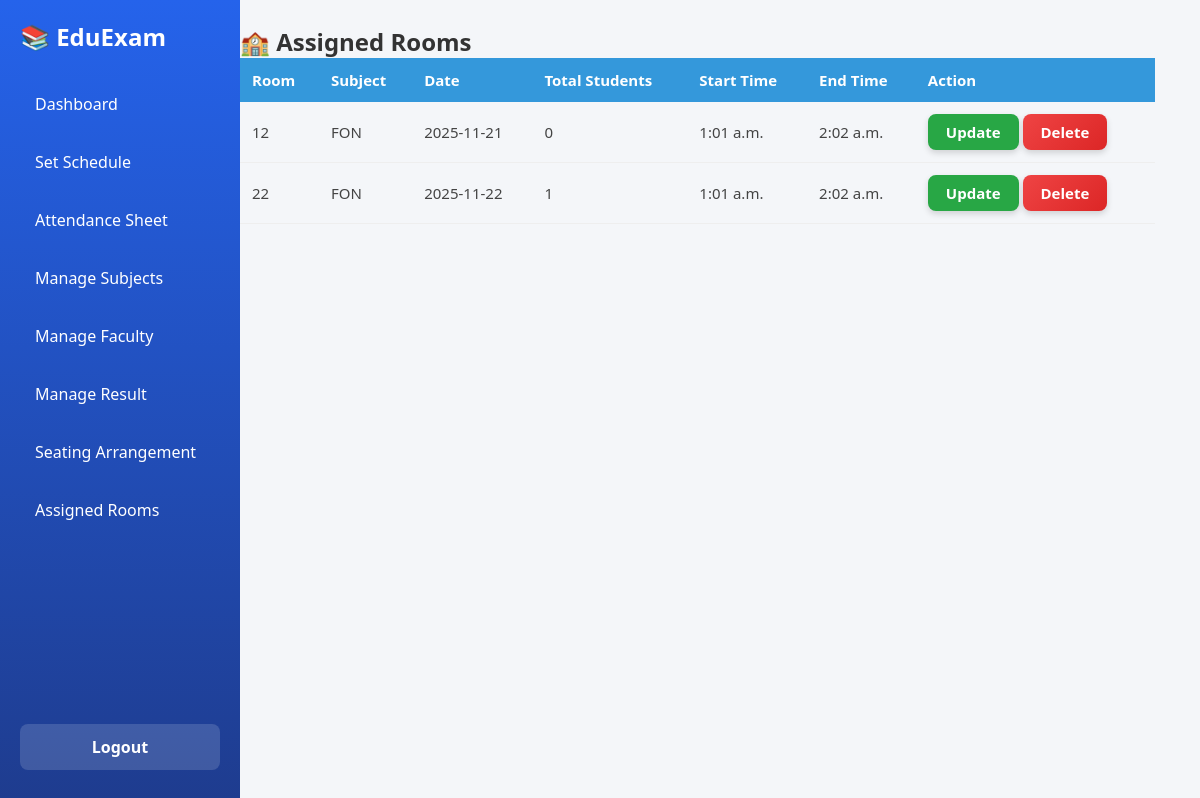
Page /assigned-rooms/ on the committed database.
### exams/models.py (models this page shows, shortened)
class RoomAssignment(models.Model):
    subject = models.ForeignKey(Subject, on_delete=models.CASCADE)
    date = models.DateField()
    room = models.CharField(max_length=20)
    faculty = models.ForeignKey(CustomUser, on_delete=models.CASCADE)
    students = models.ManyToManyField(CustomUser, related_name="room_students")
    start_time = models.TimeField(null=True, blank=True)
    end_time = models.TimeField(null=True, blank=True)
    schedule = models.ForeignKey(
    ExamDuration,
    on_delete=models.CASCADE,
    null=True,
    blank=True
)

class Subject(models.Model):
    semester = models.IntegerField(choices=SEMESTER_CHOICES)
    code = models.CharField(max_length=20, unique=True)
    name = models.CharField(max_length=100)

### exams/views.py (the view)
# urls.py: path("assigned-rooms/", views.assigned_rooms, name="assigned_rooms"),
def assigned_rooms(request):
    subject_id = request.GET.get("subject")
    date_str = request.GET.get("date")
    subject = None
    date_obj = None
    rooms = RoomAssignment.objects.all().select_related("faculty")
    if subject_id:
        try:
            subject = Subject.objects.get(id=subject_id)
            rooms = rooms.filter(subject=subject)
        except Subject.DoesNotExist:
            subject = None
    if date_str:
        try:
            date_obj = datetime.strptime(date_str, "%Y-%m-%d").date()
            rooms = rooms.filter(date=date_obj)
        except ValueError:
            date_obj = None
    context = {
        "rooms": rooms,
        "subject": subject,   # subject object
        "date": date_obj,     # parsed date
        "date_raw": date_str, # original GET date
    }
    return render(request, "assigned_rooms.html", context)

### templates/assigned_rooms.html (shortened to what this page needs)
{% extends "base.html" %}
{% block content %}
<div class="container mt-4">
    <h2>🏫 Assigned Rooms</h2>
    <table class="table table-bordered mt-3">
        <thead>
            <tr>
                <th>Room</th>
                <th>Subject</th>
                <th>Date</th>
                <th>Total Students</th>
                <th>Start Time</th>
                <th>End Time</th>
                <th>Action</th>
            </tr>
        </thead>
        <tbody>
            {% for room in rooms %}
            <tr>
                <td>{{ room.room }}</td>
                <td>{% if room.subject %}{{ room.subject.name }}{% else %}-{% endif %}</td>
                <td>{% if room.date %}{{ room.date|date:"Y-m-d" }}{% else %}-{% endif %}</td>
                <td>{{ room.students.count }}</td>
                <td>{{ room.start_time }}</td>
                <td>{{ room.end_time }}</td>
                <td>
    <a href="{% url 'update_schedule' room.id %}" class="btn btn-sm btn-update">Update</a>
    <a href="{% url 'delete_schedule' room.id %}" class="btn btn-sm btn-delete"
       onclick="return confirm('Are you sure you want to delete this room?');">Delete</a>
</td>
            </tr>
            {% endfor %}
        </tbody>
    </table>
</div>
{% endblock %}

### static/css/style.css (style rules this page uses)
body { margin: 0; font-family: "Segoe UI", Tahoma, Geneva, Verdana, sans-serif; background: #f4f6f9; color: #333; }
h1, h2, h3, h4 { margin: 0; }
table { width: 100%; border-collapse: collapse; font-size: 15px; }
thead { background: #3498db; color: #fff; }
thead th { padding: 12px; text-align: left; font-weight: 600; }
tbody td { padding: 12px; border-bottom: 1px solid #eee; color: #444; }
.btn { display: inline-block; padding: 8px 18px; font-size: 15px; font-weight: 600; border-radius: 8px; text-decoration: none; cursor: pointer; border: none; transition: all 0.25s ease-in-out; box-shadow: 0 3px 6px rgba(0,0,0,0.15); }
.btn-delete { background: linear-gradient(135deg, #ef4444, #dc2626); color: white; }

### templates/assigned_rooms.html (style rules this page uses)
.btn-update { text-decoration: none; background-color: #28a745; color: white; }
.btn-delete { text-decoration: none; background-color: #dc3545; color: white; }

### rows in the picture
RoomAssignment: room "12", subject.name "FON", date "2025-11-21", students.count "0", start_time "1:01 a.m.", end_time "2:02 a.m."
RoomAssignment: room "22", subject.name "FON", date "2025-11-22", students.count "1", start_time "1:01 a.m.", end_time "2:02 a.m."
